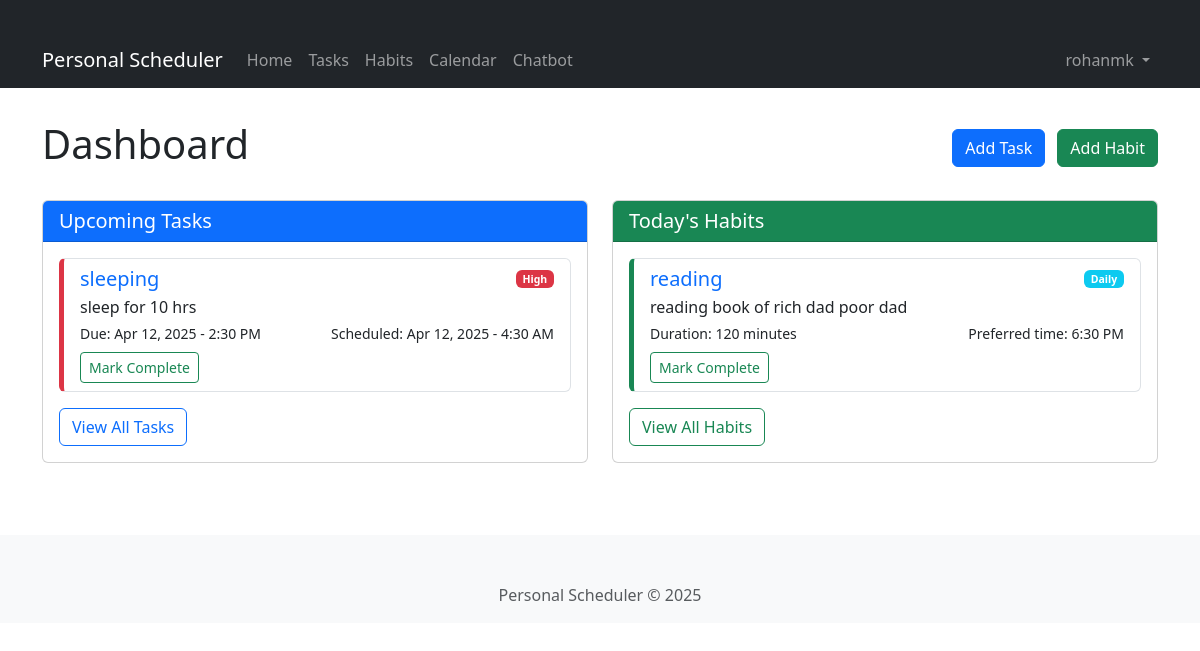
Screenshot of / (signed in) with the database file from the repository.
### tasks/models/__init__.py (models this page shows, shortened)
class Task(models.Model):
    PRIORITY_CHOICES = [
        (1, 'High'),
        (2, 'Medium'),
        (3, 'Low'),
    ]
    user = models.ForeignKey(User, on_delete=models.CASCADE, related_name='tasks')
    title = models.CharField(max_length=200)
    description = models.TextField(blank=True)
    duration = models.IntegerField(help_text='Duration in minutes')  # Duration in minutes
    deadline = models.DateTimeField()
    priority = models.IntegerField(choices=PRIORITY_CHOICES, default=2)  # 1 = High, 2 = Medium, 3 = Low
    scheduled_time = models.DateTimeField(null=True, blank=True)
    completed = models.BooleanField(default=False)
    google_event_id = models.CharField(max_length=255, blank=True, null=True)
    created_at = models.DateTimeField(auto_now_add=True)
    updated_at = models.DateTimeField(auto_now=True)

class Habit(models.Model):
    FREQUENCY_CHOICES = [
        ('daily', 'Daily'),
        ('weekly', 'Weekly'),
        ('monthly', 'Monthly'),
    ]
    user = models.ForeignKey(User, on_delete=models.CASCADE, related_name='habits')
    title = models.CharField(max_length=200)
    description = models.TextField(blank=True)
    frequency = models.CharField(max_length=50, choices=FREQUENCY_CHOICES)  # e.g., "daily", "weekly"
    duration = models.IntegerField(help_text='Duration in minutes')  # Duration in minutes
    start_date = models.DateTimeField()
    preferred_time = models.TimeField(help_text='Preferred time of day for this habit')
    google_event_id = models.CharField(max_length=255, blank=True, null=True)
    created_at = models.DateTimeField(auto_now_add=True)
    updated_at = models.DateTimeField(auto_now=True)

### tasks/views.py (the view)
# urls.py: 2. Add a URL to urlpatterns:  path('', views.home, name='home')
@login_required
def home(request):
    today = timezone.now()
    week_later = today + timedelta(days=7)
    upcoming_tasks = Task.objects.filter(
        user=request.user,
        deadline__gte=today,
        deadline__lte=week_later,
        completed=False
    ).order_by('deadline')
    today_date = timezone.now().date()
    habits = Habit.objects.filter(user=request.user)
    today_habits = []
    for habit in habits:
        if habit.frequency == 'daily':
            today_habits.append(habit)
        elif habit.frequency == 'weekly' and habit.start_date.weekday() == today_date.weekday():
            today_habits.append(habit)
        elif habit.frequency == 'monthly' and habit.start_date.day == today_date.day:
            today_habits.append(habit)
    for habit in today_habits:
        completion, created = HabitCompletion.objects.get_or_create(
            habit=habit,
            completed_date=today_date,
            defaults={'completed': False}
        )
        habit.is_completed_today = completion.completed
    context = {
        'upcoming_tasks': upcoming_tasks,
        'today_habits': today_habits,
        'now': timezone.now(),
    }
    return render(request, 'tasks/home.html', context)

### tasks/templates/tasks/home.html (shortened to what this page needs)
{% extends 'tasks/base.html' %}
{% block content %}
<div class="row">
    <div class="col-md-12 mb-4">
        <div class="d-flex justify-content-between align-items-center">
            <h1>Dashboard</h1>
            <div>
                <a href="{% url 'tasks:task_create' %}" class="btn btn-primary me-2">Add Task</a>
                <a href="{% url 'tasks:habit_create' %}" class="btn btn-success">Add Habit</a>
            </div>
        </div>
    </div>
</div>
<div class="row">
    <div class="col-md-6 mb-4">
        <div class="card">
            <div class="card-header bg-primary text-white">
                <h5 class="card-title mb-0">Upcoming Tasks</h5>
            </div>
            <div class="card-body">
                {% if upcoming_tasks %}
                    <div class="list-group">
                        {% for task in upcoming_tasks %}
                            <div class="list-group-item list-group-item-action {% if task.priority == 1 %}task-high{% elif task.priority == 2 %}task-medium{% else %}task-low{% endif %}">
                                <div class="d-flex w-100 justify-content-between">
                                    <h5 class="mb-1">
                                        <a href="{% url 'tasks:task_detail' task.pk %}" class="text-decoration-none">{{ task.title }}</a>
                                    </h5>
                                    <small>
                                        <span class="badge {% if task.priority == 1 %}priority-badge-high{% elif task.priority == 2 %}priority-badge-medium{% else %}priority-badge-low{% endif %} text-white">
                                            {{ task.get_priority_display }}
                                        </span>
                                    </small>
                                </div>
                                <p class="mb-1">{{ task.description|truncatechars:100 }}</p>
                                <div class="d-flex justify-content-between align-items-center">
                                    <small>Due: {{ task.deadline|date:"M d, Y - g:i A" }}</small>
                                    <small>Scheduled: {{ task.scheduled_time|date:"M d, Y - g:i A" }}</small>
                                </div>
                                <div class="mt-2">
                                    <form method="post" action="{% url 'tasks:task_complete' task.pk %}" class="d-inline">
                                        <button type="submit" class="btn btn-sm btn-outline-success">Mark Complete</button>
                                    </form>
                                </div>
                            </div>
                        {% endfor %}
                    </div>
                {% else %}
                    <p class="text-muted">No upcoming tasks for the next 7 days.</p>
                {% endif %}
                <div class="mt-3">
                    <a href="{% url 'tasks:task_list' %}" class="btn btn-outline-primary">View All Tasks</a>
                </div>
            </div>
        </div>
    </div>
    <div class="col-md-6 mb-4">
        <div class="card">
            <div class="card-header bg-success text-white">
                <h5 class="card-title mb-0">Today's Habits</h5>
            </div>
            <div class="card-body">
                {% if today_habits %}
                    <div class="list-group">
                        {% for habit in today_habits %}
                            <div class="list-group-item list-group-item-action habit-card {% if habit.is_completed_today %}completed{% endif %}">
                                <div class="d-flex w-100 justify-content-between">
                                    <h5 class="mb-1">
                                        <a href="{% url 'tasks:habit_detail' habit.pk %}" class="text-decoration-none">{{ habit.title }}</a>
                                    </h5>
                                    <small>
                                        <span class="badge bg-info text-white">{{ habit.get_frequency_display }}</span>
                                    </small>
                                </div>
                                <p class="mb-1">{{ habit.description|truncatechars:100 }}</p>
                                <div class="d-flex justify-content-between align-items-center">
                                    <small>Duration: {{ habit.duration }} minutes</small>
                                    <small>Preferred time: {{ habit.preferred_time|time:"g:i A" }}</small>
                                </div>
                                <div class="mt-2">
                                    <form method="post" action="{% url 'tasks:habit_complete' habit.pk now|date:'Y-m-d' %}" class="d-inline">
                                        <button type="submit" class="btn btn-sm {% if habit.is_completed_today %}btn-outline-danger">Mark Incomplete{% else %}btn-outline-success">Mark Complete{% endif %}</button>
                                    </form>
                                </div>
                            </div>
                        {% endfor %}
                    </div>
                {% else %}
                    <p class="text-muted">No habits scheduled for today.</p>
                {% endif %}
                <div class="mt-3">
                    <a href="{% url 'tasks:habit_list' %}" class="btn btn-outline-success">View All Habits</a>
                </div>
            </div>
        </div>
    </div>
</div>
{% endblock %}

### tasks/templates/tasks/base.html (shortened to what this page needs)
<!DOCTYPE html>
<html lang="en">
<head>
    {% load django_bootstrap5 %}
    {% bootstrap_css %}
</head>
<body>
    <nav class="navbar navbar-expand-lg navbar-dark bg-dark">
        <div class="container">
            <a class="navbar-brand" href="{% url 'tasks:home' %}">Personal Scheduler</a>
            <div class="collapse navbar-collapse" id="navbarNav">
                <ul class="navbar-nav me-auto">
                    <li class="nav-item">
                        <a class="nav-link" href="{% url 'tasks:home' %}">Home</a>
                    </li>
                    <li class="nav-item">
                        <a class="nav-link" href="{% url 'tasks:task_list' %}">Tasks</a>
                    </li>
                    <li class="nav-item">
                        <a class="nav-link" href="{% url 'tasks:habit_list' %}">Habits</a>
                    </li>
                    <li class="nav-item">
                        <a class="nav-link" href="{% url 'tasks:calendar' %}">Calendar</a>
                    </li>
                    <li class="nav-item">
                        <a class="nav-link" href="{% url 'tasks:chatbot' %}">Chatbot</a>
                    </li>
                </ul>
                <ul class="navbar-nav">
                    {% if user.is_authenticated %}
                        <li class="nav-item dropdown">
                            <a class="nav-link dropdown-toggle" href="#" id="navbarDropdown" role="button" data-bs-toggle="dropdown">
                                {{ user.username }}
                            </a>
                        </li>
                    {% endif %}
                </ul>
            </div>
        </div>
    </nav>
    <div class="container">
        {% block content %}{% endblock %}
    </div>
    <footer class="mt-5 py-3 bg-light text-center">
        <div class="container">
            <p class="text-muted mb-0">Personal Scheduler &copy; {% now "Y" %}</p>
        </div>
    </footer>
</body>
</html>

### tasks/templates/tasks/base.html (style rules this page uses)
.container { padding-top: 2rem; }
.task-high { border-left: 5px solid #dc3545; }
.habit-card { border-left: 5px solid #198754; }
.priority-badge-high { background-color: #dc3545; }

### rows the page displays
Task: title "sleeping", priority "High", description "sleep for 10 hrs", deadline "Apr 12, 2025 - 2:30 PM", scheduled_time "Apr 12, 2025 - 4:30 AM"
Habit: title "reading", frequency "Daily", description "reading book of rich dad poor dad", duration "120", preferred_time "6:30 PM", shows "Mark Complete"

### other values shown
{{ user.username }} "rohanmk"
